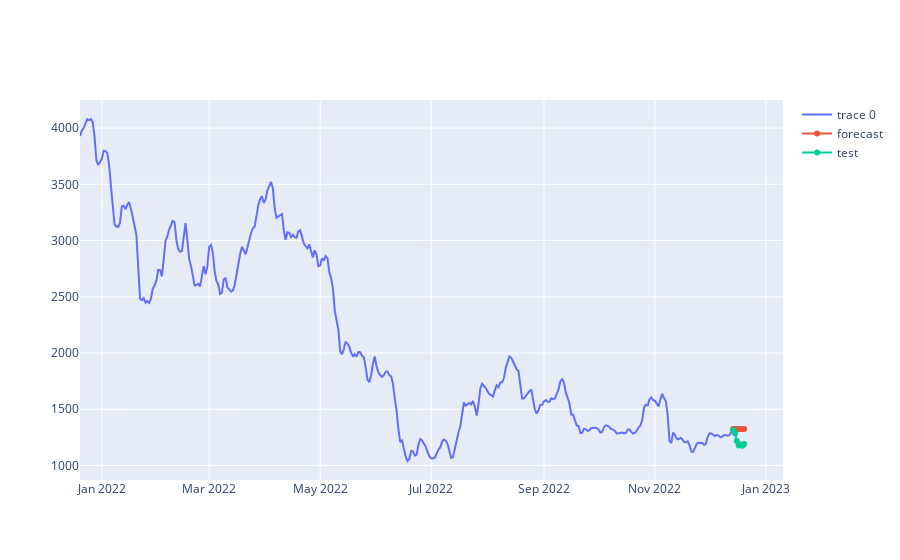

The code cell stored with this chart in its notebook:
### Code cell
import pandas as pd
from statsmodels.tsa.statespace.sarimax import SARIMAX

data = pd.read_csv('train.csv')
train =  data.target_value[:-7]
test = data.target_value[-7:]
time = data.Date

model = SARIMAX(train, order=(0, 1, 1), seasonal_order=(0, 0, 0, 0))
model_fit = model.fit()
forecast = model_fit.forecast(steps=7)

show_forecast_test_plot(time,train,forecast, test)

### Figure 1 — Plotly figure (JSON) as saved in the notebook; plotly's stock layout.template omitted (floating-point values rounded to 4 significant figures; data arrays with more than 128 entries replaced by an {"elided": "..."} marker saying what was removed)
{"data": [{"x": {"elided": "359 str values"}, "y": {"elided": "359 float values"}, "type": "scatter"}, {"name": "forecast", "x": ["2022-12-14", "2022-12-15", "2022-12-16", "2022-12-17", "2022-12-18", "2022-12-19", "2022-12-20"], "y": [1325.0, 1325.0, 1325.0, 1325.0, 1325.0, 1325.0, 1325.0], "type": "scatter"}, {"name": "test", "x": ["2022-12-14", "2022-12-15", "2022-12-16", "2022-12-17", "2022-12-18", "2022-12-19", "2022-12-20"], "y": [1315.0, 1288.0, 1217.0, 1178.0, 1186.0, 1176.0, 1190.0], "type": "scatter"}], "layout": {}}
